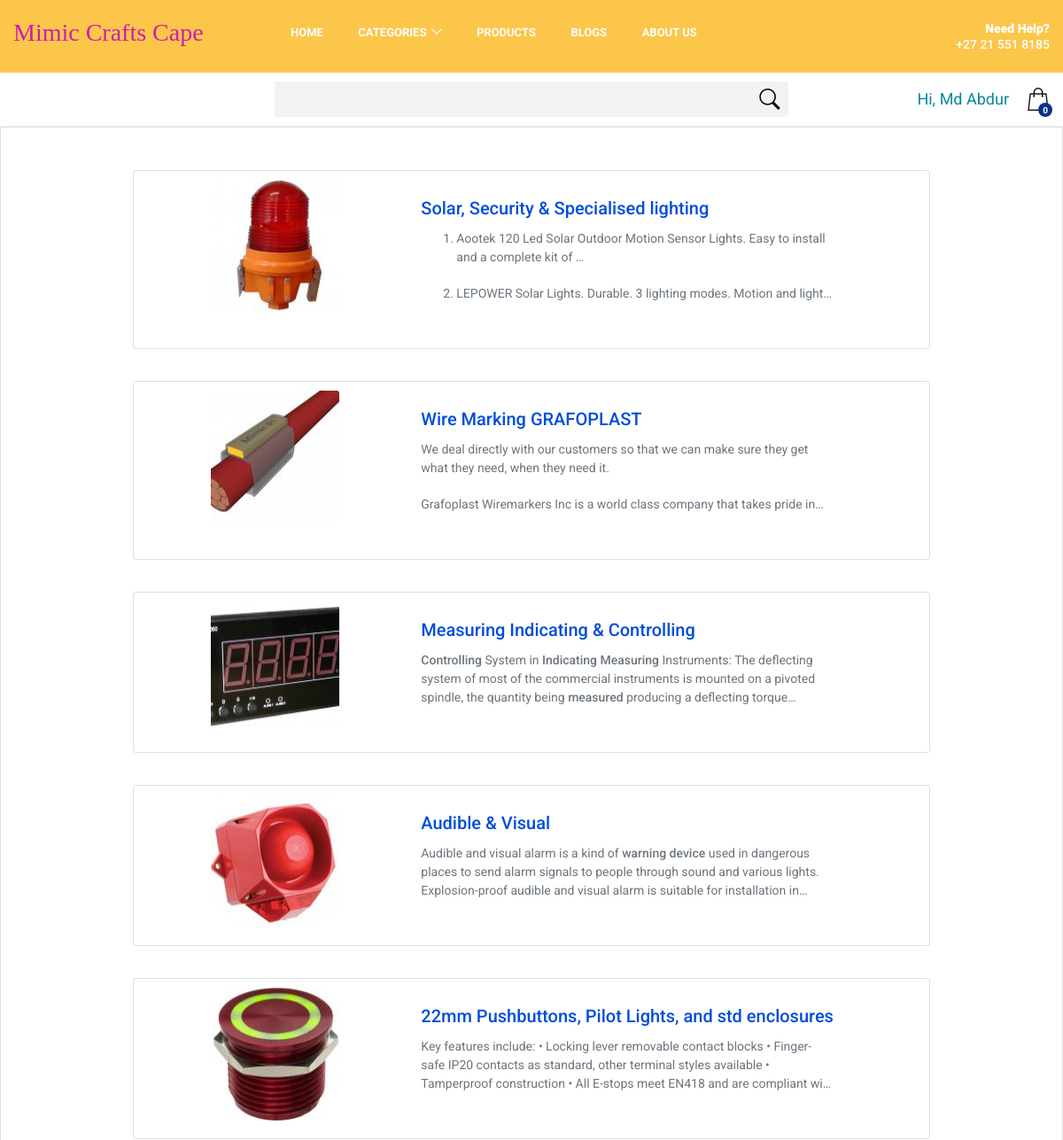
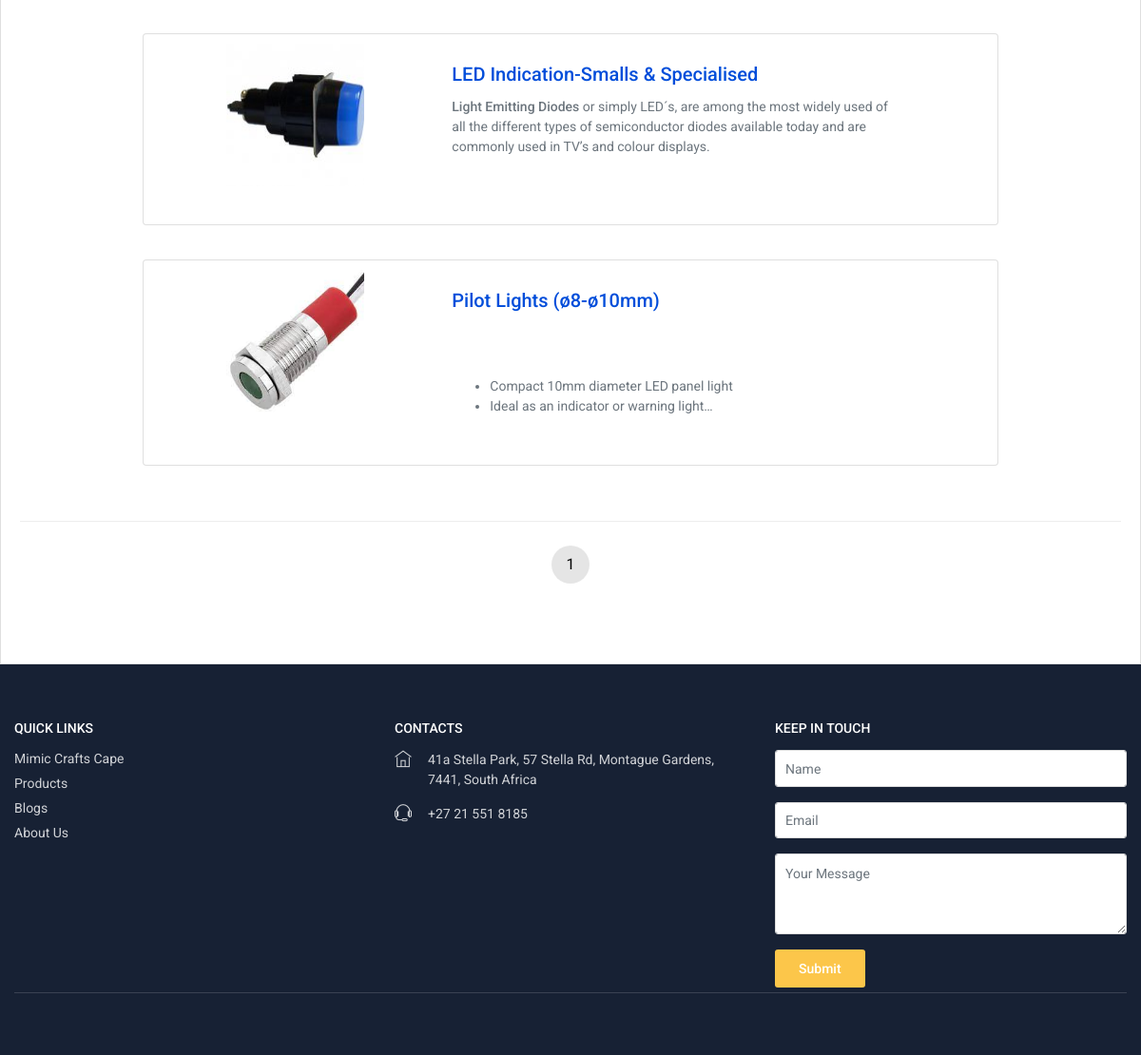
Page /products_page (signed in) on the committed database (2 pictures, top to bottom).
### medicifyapp/models.py (models this page shows, shortened)
class Product_Details(models.Model):
    product_name = models.CharField(max_length=500)
    category = models.ForeignKey(Categories, on_delete=models.CASCADE)
    subcategory = models.ForeignKey(Subcategory, on_delete=models.CASCADE, null=True, blank=True, default=None)
    price = models.IntegerField()
    currency_type = models.CharField(max_length=1000, default='ZAR')
    description = RichTextField(blank=True, null=True)
    image = models.ImageField(upload_to='uploads/product_image', null=True, blank=True, default='')
    image2 = models.ImageField(upload_to='uploads/product_image', null=True, blank=True, default='')
    image3 = models.ImageField(upload_to='uploads/product_image', null=True, blank=True, default='')
    image4 = models.ImageField(upload_to='uploads/product_image', null=True, blank=True, default='')
    image5 = models.ImageField(upload_to='uploads/product_image', null=True, blank=True, default='')
    status = (
        ("New", "New"),
        ("In stock", "In stock"),
        ("Out stock", "Out stock"),
    )
    product_status = models.CharField(max_length=20, choices=status, default="New")
    catalogue = models.FileField(upload_to='uploads/catalogue', null=True, blank=True, default='')
    datasheets = models.FileField(upload_to='uploads/datasheets', null=True, blank=True, default='')

### medicifyapp/views.py (the view)
# urls.py: path('products_page', views.products_page, name='products_page'),
def products_page(request):
    all_prd = Product_Details.objects.all().order_by('-id')
    Product_Details_all = Product_Details.objects.all().order_by('-id')
    p = Paginator(Product_Details_all, 15)
    number_of_pages = p.num_pages
    number_of_pages_1 = p.num_pages + 1
    list = []
    for i in range(1, number_of_pages_1):
        list.append(i)
    page_num = request.GET.get('page', 1)
    page_num = int(page_num)
    try:
        page = p.page(page_num)
    except EmptyPage:
        page = p.page(1)
    Categories_all = Categories.objects.all()
    context = {'all_prd':page, 'Categories_all':Categories_all, 'list':list, 'page_num':page_num}
    return render(request, 'products_page.html', context)

### medicifyapp/models.py (called while the page is built)
    def subcat_list(self):
        kkk = Subcategory.objects.filter(Category=self)
        return kkk

### medicifyapp/templates/products_page.html (shortened to what this page needs)
{% extends 'base.html' %}
{% block body %}
                        {% if all_prd %}
                        {% for k in all_prd %}
                        <div class="card mb-3 container" style="max-width: 900px; margin-top:36px;">
                          <div class="row no-gutters" style="padding-top:10px; padding-bottom:10px;">
                            <div class="col-md-1"></div>
                            <div class="col-md-2">
                              <a href="{% url 'details_products' k.id %}">
                                <img src="/media/{{k.image}}" class="card-img" alt="..." height="150" width="100">
                              </a>
                            </div>
                            <div class="col-md-1"></div>
                            <div class="col-md-7">
                              <div class="card-body">
                                  <h5 class="card-title"><a href="{% url 'details_products' k.id %}">{{k.product_name}}</a></h5>
                                  <span class="text-muted text_max_3">{{k.description | safe}}</span><br>
                              </div>
                            </div>
                          </div>
                        </div>
                        {% endfor %}
                {% else %}
                <div class="alert alert-warning container" role="alert">
                  <h6 class="text-center">No Products Are Available Now !!!</h6>
                </div>
                {% endif %}
                <div class="pagination__wrapper">
						<ul class="pagination">
							{% if list %}
							<li>
							</li>
							{% for i in list %}
							<li>
                                <a href="?page={{i}}" class="{% if page_num == i %}active{% endif %}">{{i}}</a>
							</li>
							{% endfor %}
							<li>
							</li>
							{% endif %}
						</ul>
					</div>
{% endblock %}

### medicifyapp/templates/base.html (shortened to what this page needs)
{% load static %}
<!DOCTYPE html>
<html lang="en">
<head>
   <link rel="stylesheet" href="https://stackpath.bootstrapcdn.com/bootstrap/4.2.1/css/bootstrap.min.css">
    <link href="{% static 'medicifyapp/index/css/bootstrap.custom.min.css' %}" rel="stylesheet">
    <link href="{% static 'medicifyapp/index/css/style.css' %}" rel="stylesheet">
    <link href="{% static 'medicifyapp/index/css/listing.css' %}" rel="stylesheet">
</head>
<body>
	<div id="page" class="theia-exception">
	<header class="version_1">
		<div class="main_header">
			<div class="container">
				<div class="row small-gutters">
					<div class="col-xl-3 col-lg-3 d-lg-flex align-items-center">
						<div id="logo" style="padding:20px 0">
							<a href="/">
								<h3 style="color:#CF1DAF;" class="p1">Mimic Crafts Cape</h3>
							</a>
						</div>
					</div>
					<nav class="col-xl-6 col-lg-7">
						<div class="main-menu">
							<ul>
								<li>
									<a href="/">Home</a>
								</li>
								<li class="submenu">
									<a href="javascript:void(0);" class="show-submenu">Categories</a>
								</li>
								<li>
									<a href="{% url 'products_page' %}">Products</a>
								</li>
								<li>
									<a href="{% url 'all_blogs' %}">Blogs</a>
								</li>
								<li>
									<a href="/about">About Us</a>
								</li>
							</ul>
						</div>
					</nav>
					<div class="col-xl-3 col-lg-2 d-lg-flex align-items-center justify-content-end text-right">
						<a class="phone_top" href="tel:+27215518185"><strong><span>Need Help?</span>+27 21 551 8185</strong></a>
					</div>
				</div>
			</div>
		</div>
		<div class="main_nav inner">
			<div class="container">
				<div class="row small-gutters">
					<div class="col-xl-3 col-lg-3 col-md-3">
					</div>
					<div class="col-xl-6 col-lg-7 col-md-6 d-none d-md-block">
						<form method="GET" action="{% url 'product_search' %}">
						<div class="custom-search-input">
							<input type="text" name="search_product" value="{{ request.GET.search_product }}">
							<button type="submit"><i class="header-icon_search_custom"></i></button>
						</div>
						</form>
					</div>
					<div class="col-xl-3 col-lg-2 col-md-3">
						<ul class="top_tools">
							<li>
									<a type="button" id="popcarts" class="cart_bt" data-container="body" data-toggle="popover" data-placement="bottom" data-html="true">
									  <strong><span id="product_cart">0</span></strong>
									</a>
							</li>
							<li>
								<div class="dropdown dropdown-access">
									{% if user.is_authenticated %}
									<a><font color = "#07889E" size ="4">Hi, {{request.user.first_name}}</font></a>
									{% else %}
									<a href="/account"><font color = "#07889E" size ="4">Login/Register</font></a>
									{% endif %}
								</div>
							</li>
						</ul>
					</div>
				</div>
			</div>
		</div>
	</header>
		<div class="list-group-item">
        {% block body %}{% endblock %}
		</div>
        <footer>
		<div class="container">
			<div class="row">
				<div class="col-lg-4 col-md-6">
					<h3 data-target="#collapse_1">Quick Links</h3>
					<div class="collapse dont-collapse-sm links" id="collapse_1">
						<ul>
							<li><a href="/">Mimic Crafts Cape</a></li>
							<li><a href="{% url 'products_page' %}">Products</a></li>
							<li><a href="{% url 'all_blogs' %}">Blogs</a></li>
							<li><a href="{% url 'about' %}">About Us</a></li>
						</ul>
					</div>
				</div>
				<div class="col-lg-4 col-md-6">
						<h3 data-target="#collapse_3">Contacts</h3>
					<div class="collapse dont-collapse-sm contacts" id="collapse_3">
						<ul>
							<li><i class="ti-home"></i>41a Stella Park, 57 Stella Rd, Montague Gardens, 7441, South Africa</li>
							<li><i class="ti-headphone-alt"></i>+27 21 551 8185</li>
						</ul>
					</div>
				</div>
				<div class="col-lg-4 col-md-6">
						<h3 data-target="#collapse_4">Keep in touch</h3>
					<form method="POST" action="{% url 'contact' %}">{% csrf_token %}
					  <div class="form-group">
						<input type="text" name="name" class="form-control" placeholder="Name">
					  </div>
						<div class="form-group">
						<input type="email" name="email" class="form-control" placeholder="Email">
					  </div>
					  <div class="form-group">
						<textarea class="form-control" name="message" id="exampleFormControlTextarea1" rows="3" placeholder="Your Message"></textarea>
					  </div>
						<button class="btn_1" type="submit">Submit</button>
					</form>
				</div>
			</div>
			<hr>
		</div>
	</footer>
	</div>
  </body>
</body>
</html>

### medicifyapp/templates/base.html (style rules this page uses)
.p1 { font-family: "Times New Roman", Times, serif; }

### medicifyapp/templates/products_page.html (style rules this page uses)
.text_max_3 { overflow: hidden; text-overflow: ellipsis; display: -webkit-box; -webkit-line-clamp: 3; -webkit-box-orient: vertical; }

### rows in the picture
Product_Details: image (picture), product_name "Solar, Security & Specialised lighting", description "Aootek 120 Led Solar Outdoor Motion Sensor Lights. Easy to install and a complete kit of … LEPOWER Solar Lights. Durable. 3 lighting modes. Motion and…"
Product_Details: image (picture), product_name "Wire Marking GRAFOPLAST", description "We deal directly with our customers so that we can make sure they get what they need, when they need it. Grafoplast Wiremarkers Inc is a world class company that takes pride…"
Product_Details: image (picture), product_name "Measuring Indicating & Controlling", description "Controlling System in Indicating Measuring Instruments: The deflecting system of most of the commercial instruments is mounted on a pivoted spindle, the quantity being measured producing a deflecting…"
Product_Details: image (picture), product_name "Audible & Visual", description "Audible and visual alarm is a kind of warning device used in dangerous places to send alarm signals to people through sound and various lights. Explosion-proof audible and visual alarm is suitable for installation…"
Product_Details: image (picture), product_name "22mm Pushbuttons, Pilot Lights, and std enclosures", description "Key features include: • Locking lever removable contact blocks • Finger-safe IP20 contacts as standard, other terminal styles available • Tamperproof construction • All E-stops meet EN418 and are compliant…"
Product_Details: image (picture), product_name "LED Indication-Smalls & Specialised", description "Light Emitting Diodes or simply LED´s, are among the most widely used of all the different types of semiconductor diodes available today and are commonly used in TV’s and colour displays."
Product_Details: image (picture), product_name "Pilot Lights (ø8-ø10mm)", description "Compact 10mm diameter LED panel light Ideal as an indicator or warning light"

### other values in the picture
{{ request.user.first_name }} "Md Abdur"
{{ i }} "1"
